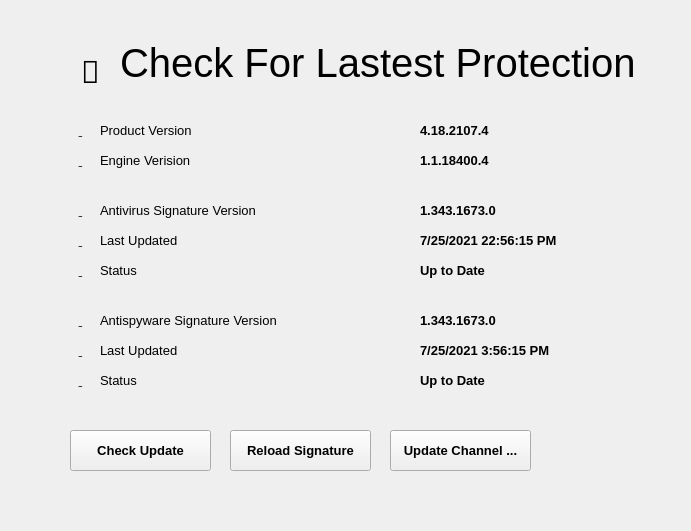
<?xml version="1.0" encoding="UTF-8"?>
<ui version="4.0">
 <class>UpdatePageWidget</class>
 <widget class="QWidget" name="UpdatePageWidget">
  <property name="geometry">
   <rect>
    <x>0</x>
    <y>0</y>
    <width>691</width>
    <height>531</height>
   </rect>
  </property>
  <property name="windowTitle">
   <string>Form</string>
  </property>
  <widget class="QLabel" name="avsig_status_v_label">
   <property name="geometry">
    <rect>
     <x>420</x>
     <y>260</y>
     <width>151</width>
     <height>21</height>
    </rect>
   </property>
   <property name="font">
    <font>
     <pointsize>10</pointsize>
     <weight>75</weight>
     <bold>true</bold>
    </font>
   </property>
   <property name="text">
    <string>Up to Date</string>
   </property>
  </widget>
  <widget class="QLabel" name="assig_last_v_label">
   <property name="geometry">
    <rect>
     <x>420</x>
     <y>340</y>
     <width>151</width>
     <height>21</height>
    </rect>
   </property>
   <property name="font">
    <font>
     <pointsize>10</pointsize>
     <weight>75</weight>
     <bold>true</bold>
    </font>
   </property>
   <property name="text">
    <string>7/25/2021 3:56:15 PM</string>
   </property>
  </widget>
  <widget class="QLabel" name="product_label">
   <property name="geometry">
    <rect>
     <x>100</x>
     <y>120</y>
     <width>301</width>
     <height>21</height>
    </rect>
   </property>
   <property name="font">
    <font>
     <pointsize>10</pointsize>
    </font>
   </property>
   <property name="text">
    <string>Product Version</string>
   </property>
  </widget>
  <widget class="QLabel" name="avsig_label">
   <property name="geometry">
    <rect>
     <x>100</x>
     <y>200</y>
     <width>271</width>
     <height>21</height>
    </rect>
   </property>
   <property name="font">
    <font>
     <pointsize>10</pointsize>
    </font>
   </property>
   <property name="text">
    <string>Antivirus Signature Version </string>
   </property>
  </widget>
  <widget class="QLabel" name="avsig_last_v_label">
   <property name="geometry">
    <rect>
     <x>420</x>
     <y>230</y>
     <width>181</width>
     <height>21</height>
    </rect>
   </property>
   <property name="font">
    <font>
     <pointsize>10</pointsize>
     <weight>75</weight>
     <bold>true</bold>
    </font>
   </property>
   <property name="text">
    <string>7/25/2021 22:56:15 PM</string>
   </property>
  </widget>
  <widget class="QLabel" name="avsig_v_label">
   <property name="geometry">
    <rect>
     <x>420</x>
     <y>200</y>
     <width>151</width>
     <height>21</height>
    </rect>
   </property>
   <property name="font">
    <font>
     <pointsize>10</pointsize>
     <weight>75</weight>
     <bold>true</bold>
    </font>
   </property>
   <property name="text">
    <string>1.343.1673.0</string>
   </property>
  </widget>
  <widget class="QLabel" name="engine_v_label">
   <property name="geometry">
    <rect>
     <x>420</x>
     <y>150</y>
     <width>151</width>
     <height>21</height>
    </rect>
   </property>
   <property name="font">
    <font>
     <pointsize>10</pointsize>
     <weight>75</weight>
     <bold>true</bold>
    </font>
   </property>
   <property name="text">
    <string>1.1.18400.4</string>
   </property>
  </widget>
  <widget class="QLabel" name="assig_status_label">
   <property name="geometry">
    <rect>
     <x>100</x>
     <y>370</y>
     <width>181</width>
     <height>21</height>
    </rect>
   </property>
   <property name="font">
    <font>
     <pointsize>10</pointsize>
    </font>
   </property>
   <property name="text">
    <string>Status</string>
   </property>
  </widget>
  <widget class="QLabel" name="engine_label">
   <property name="geometry">
    <rect>
     <x>100</x>
     <y>150</y>
     <width>271</width>
     <height>21</height>
    </rect>
   </property>
   <property name="font">
    <font>
     <pointsize>10</pointsize>
    </font>
   </property>
   <property name="text">
    <string>Engine Verision</string>
   </property>
  </widget>
  <widget class="QLabel" name="avsig_last_label">
   <property name="geometry">
    <rect>
     <x>100</x>
     <y>230</y>
     <width>251</width>
     <height>21</height>
    </rect>
   </property>
   <property name="font">
    <font>
     <pointsize>10</pointsize>
    </font>
   </property>
   <property name="text">
    <string>Last Updated</string>
   </property>
  </widget>
  <widget class="QLabel" name="assig_v_label">
   <property name="geometry">
    <rect>
     <x>420</x>
     <y>310</y>
     <width>151</width>
     <height>21</height>
    </rect>
   </property>
   <property name="font">
    <font>
     <pointsize>10</pointsize>
     <weight>75</weight>
     <bold>true</bold>
    </font>
   </property>
   <property name="text">
    <string>1.343.1673.0</string>
   </property>
  </widget>
  <widget class="QLabel" name="avsig_status_label">
   <property name="geometry">
    <rect>
     <x>100</x>
     <y>260</y>
     <width>261</width>
     <height>21</height>
    </rect>
   </property>
   <property name="font">
    <font>
     <pointsize>10</pointsize>
    </font>
   </property>
   <property name="text">
    <string>Status</string>
   </property>
  </widget>
  <widget class="QLabel" name="assig_status_v_label">
   <property name="geometry">
    <rect>
     <x>420</x>
     <y>370</y>
     <width>151</width>
     <height>21</height>
    </rect>
   </property>
   <property name="font">
    <font>
     <pointsize>10</pointsize>
     <weight>75</weight>
     <bold>true</bold>
    </font>
   </property>
   <property name="text">
    <string>Up to Date</string>
   </property>
  </widget>
  <widget class="QPushButton" name="check_update_pushButton">
   <property name="geometry">
    <rect>
     <x>70</x>
     <y>430</y>
     <width>141</width>
     <height>41</height>
    </rect>
   </property>
   <property name="font">
    <font>
     <pointsize>10</pointsize>
     <weight>75</weight>
     <bold>true</bold>
    </font>
   </property>
   <property name="text">
    <string>Check Update</string>
   </property>
  </widget>
  <widget class="QLabel" name="assig_last_label">
   <property name="geometry">
    <rect>
     <x>100</x>
     <y>340</y>
     <width>271</width>
     <height>21</height>
    </rect>
   </property>
   <property name="font">
    <font>
     <pointsize>10</pointsize>
    </font>
   </property>
   <property name="text">
    <string>Last Updated</string>
   </property>
  </widget>
  <widget class="QLabel" name="product_v_label">
   <property name="geometry">
    <rect>
     <x>420</x>
     <y>120</y>
     <width>151</width>
     <height>21</height>
    </rect>
   </property>
   <property name="font">
    <font>
     <pointsize>10</pointsize>
     <weight>75</weight>
     <bold>true</bold>
    </font>
   </property>
   <property name="text">
    <string>4.18.2107.4</string>
   </property>
  </widget>
  <widget class="QLabel" name="assig_label">
   <property name="geometry">
    <rect>
     <x>100</x>
     <y>310</y>
     <width>281</width>
     <height>21</height>
    </rect>
   </property>
   <property name="font">
    <font>
     <pointsize>10</pointsize>
    </font>
   </property>
   <property name="text">
    <string>Antispyware Signature Version </string>
   </property>
  </widget>
  <widget class="QLabel" name="title_label">
   <property name="geometry">
    <rect>
     <x>120</x>
     <y>40</y>
     <width>531</width>
     <height>61</height>
    </rect>
   </property>
   <property name="font">
    <font>
     <pointsize>30</pointsize>
    </font>
   </property>
   <property name="text">
    <string>Check For Lastest Protection</string>
   </property>
   <property name="alignment">
    <set>Qt::AlignLeading|Qt::AlignLeft|Qt::AlignTop</set>
   </property>
  </widget>
  <widget class="QPushButton" name="reload_signature_pushButton">
   <property name="geometry">
    <rect>
     <x>230</x>
     <y>430</y>
     <width>141</width>
     <height>41</height>
    </rect>
   </property>
   <property name="font">
    <font>
     <pointsize>10</pointsize>
     <weight>75</weight>
     <bold>true</bold>
    </font>
   </property>
   <property name="text">
    <string>Reload Signature</string>
   </property>
  </widget>
  <widget class="QPushButton" name="update_channel_pushButton">
   <property name="geometry">
    <rect>
     <x>390</x>
     <y>430</y>
     <width>141</width>
     <height>41</height>
    </rect>
   </property>
   <property name="font">
    <font>
     <pointsize>10</pointsize>
     <weight>75</weight>
     <bold>true</bold>
    </font>
   </property>
   <property name="text">
    <string>Update Channel ...</string>
   </property>
  </widget>
  <widget class="QLabel" name="product_mask_label">
   <property name="geometry">
    <rect>
     <x>70</x>
     <y>120</y>
     <width>521</width>
     <height>51</height>
    </rect>
   </property>
   <property name="text">
    <string/>
   </property>
  </widget>
  <widget class="QLabel" name="avsig_mask_label">
   <property name="geometry">
    <rect>
     <x>70</x>
     <y>200</y>
     <width>521</width>
     <height>81</height>
    </rect>
   </property>
   <property name="text">
    <string/>
   </property>
  </widget>
  <widget class="QLabel" name="assig_mask_label">
   <property name="geometry">
    <rect>
     <x>70</x>
     <y>310</y>
     <width>521</width>
     <height>81</height>
    </rect>
   </property>
   <property name="text">
    <string/>
   </property>
  </widget>
  <widget class="QLabel" name="label">
   <property name="geometry">
    <rect>
     <x>70</x>
     <y>120</y>
     <width>21</width>
     <height>21</height>
    </rect>
   </property>
   <property name="font">
    <font>
     <family>Segoe MDL2 Assets</family>
     <pointsize>8</pointsize>
    </font>
   </property>
   <property name="text">
    <string notr="true"></string>
   </property>
   <property name="alignment">
    <set>Qt::AlignCenter</set>
   </property>
  </widget>
  <widget class="QLabel" name="label_2">
   <property name="geometry">
    <rect>
     <x>70</x>
     <y>150</y>
     <width>21</width>
     <height>21</height>
    </rect>
   </property>
   <property name="font">
    <font>
     <family>Segoe MDL2 Assets</family>
     <pointsize>8</pointsize>
    </font>
   </property>
   <property name="text">
    <string notr="true"></string>
   </property>
   <property name="alignment">
    <set>Qt::AlignCenter</set>
   </property>
  </widget>
  <widget class="QLabel" name="label_3">
   <property name="geometry">
    <rect>
     <x>70</x>
     <y>200</y>
     <width>21</width>
     <height>21</height>
    </rect>
   </property>
   <property name="font">
    <font>
     <family>Segoe MDL2 Assets</family>
     <pointsize>8</pointsize>
    </font>
   </property>
   <property name="text">
    <string notr="true"></string>
   </property>
   <property name="alignment">
    <set>Qt::AlignCenter</set>
   </property>
  </widget>
  <widget class="QLabel" name="label_4">
   <property name="geometry">
    <rect>
     <x>70</x>
     <y>230</y>
     <width>21</width>
     <height>21</height>
    </rect>
   </property>
   <property name="font">
    <font>
     <family>Segoe MDL2 Assets</family>
     <pointsize>8</pointsize>
    </font>
   </property>
   <property name="text">
    <string notr="true"></string>
   </property>
   <property name="alignment">
    <set>Qt::AlignCenter</set>
   </property>
  </widget>
  <widget class="QLabel" name="label_5">
   <property name="geometry">
    <rect>
     <x>70</x>
     <y>260</y>
     <width>21</width>
     <height>21</height>
    </rect>
   </property>
   <property name="font">
    <font>
     <family>Segoe MDL2 Assets</family>
     <pointsize>8</pointsize>
    </font>
   </property>
   <property name="text">
    <string notr="true"></string>
   </property>
   <property name="alignment">
    <set>Qt::AlignCenter</set>
   </property>
  </widget>
  <widget class="QLabel" name="label_6">
   <property name="geometry">
    <rect>
     <x>70</x>
     <y>310</y>
     <width>21</width>
     <height>21</height>
    </rect>
   </property>
   <property name="font">
    <font>
     <family>Segoe MDL2 Assets</family>
     <pointsize>8</pointsize>
    </font>
   </property>
   <property name="text">
    <string notr="true"></string>
   </property>
   <property name="alignment">
    <set>Qt::AlignCenter</set>
   </property>
  </widget>
  <widget class="QLabel" name="label_7">
   <property name="geometry">
    <rect>
     <x>70</x>
     <y>340</y>
     <width>21</width>
     <height>21</height>
    </rect>
   </property>
   <property name="font">
    <font>
     <family>Segoe MDL2 Assets</family>
     <pointsize>8</pointsize>
    </font>
   </property>
   <property name="text">
    <string notr="true"></string>
   </property>
   <property name="alignment">
    <set>Qt::AlignCenter</set>
   </property>
  </widget>
  <widget class="QLabel" name="label_8">
   <property name="geometry">
    <rect>
     <x>70</x>
     <y>370</y>
     <width>21</width>
     <height>21</height>
    </rect>
   </property>
   <property name="font">
    <font>
     <family>Segoe MDL2 Assets</family>
     <pointsize>8</pointsize>
    </font>
   </property>
   <property name="text">
    <string notr="true"></string>
   </property>
   <property name="alignment">
    <set>Qt::AlignCenter</set>
   </property>
  </widget>
  <widget class="QLabel" name="update_icon_label">
   <property name="geometry">
    <rect>
     <x>60</x>
     <y>45</y>
     <width>61</width>
     <height>51</height>
    </rect>
   </property>
   <property name="font">
    <font>
     <family>Segoe MDL2 Assets</family>
     <pointsize>23</pointsize>
     <weight>75</weight>
     <bold>true</bold>
    </font>
   </property>
   <property name="text">
    <string notr="true"></string>
   </property>
   <property name="alignment">
    <set>Qt::AlignCenter</set>
   </property>
  </widget>
  <zorder>assig_mask_label</zorder>
  <zorder>avsig_mask_label</zorder>
  <zorder>product_mask_label</zorder>
  <zorder>avsig_status_v_label</zorder>
  <zorder>assig_last_v_label</zorder>
  <zorder>product_label</zorder>
  <zorder>avsig_label</zorder>
  <zorder>avsig_last_v_label</zorder>
  <zorder>avsig_v_label</zorder>
  <zorder>engine_v_label</zorder>
  <zorder>assig_status_label</zorder>
  <zorder>engine_label</zorder>
  <zorder>avsig_last_label</zorder>
  <zorder>assig_v_label</zorder>
  <zorder>avsig_status_label</zorder>
  <zorder>assig_status_v_label</zorder>
  <zorder>check_update_pushButton</zorder>
  <zorder>assig_last_label</zorder>
  <zorder>product_v_label</zorder>
  <zorder>assig_label</zorder>
  <zorder>title_label</zorder>
  <zorder>reload_signature_pushButton</zorder>
  <zorder>update_channel_pushButton</zorder>
  <zorder>label</zorder>
  <zorder>label_2</zorder>
  <zorder>label_3</zorder>
  <zorder>label_4</zorder>
  <zorder>label_5</zorder>
  <zorder>label_6</zorder>
  <zorder>label_7</zorder>
  <zorder>label_8</zorder>
  <zorder>update_icon_label</zorder>
 </widget>
 <resources/>
 <connections/>
</ui>
